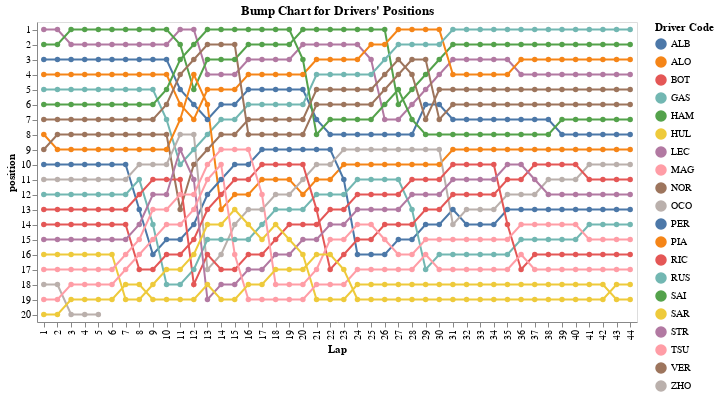

Notebook cell for this chart:
### Code cell
import altair as alt
import pandas as pd

# Supondo que seu DataFrame esteja carregado como 'df'
# Convertendo as colunas necessárias para o tipo adequado
dfUltCorrida['lap'] = dfUltCorrida['lap'].astype(int)
dfUltCorrida['position'] = dfUltCorrida['position'].astype(int)

# Criando o gráfico com Altair
chart = alt.Chart(dfUltCorrida).mark_line(point=True).encode(
    x=alt.X("lap:O").title("Lap"),
    y="position:O",
    color=alt.Color("code:N", title="Driver Code")
).transform_window(
    rank="rank()",
    sort=[alt.SortField("position", order="ascending")],
    groupby=["lap"]
).properties(
    title="Bump Chart for Drivers' Positions",
    width=600,
    height=300,
)

chart.show()

### Figure 1 — Vega-Lite specification as saved in the notebook (floating-point values rounded to 4 significant figures; data arrays with more than 128 entries replaced by an {"elided": "..."} marker saying what was removed)
{"config": {"view": {"continuousWidth": 300, "continuousHeight": 300}}, "data": {"name": "data-cf1f73efe1dd8049ad56a669ba7f6d09"}, "mark": {"type": "line", "point": true}, "encoding": {"color": {"field": "code", "title": "Driver Code", "type": "nominal"}, "x": {"field": "lap", "title": "Lap", "type": "ordinal"}, "y": {"field": "position", "type": "ordinal"}}, "height": 300, "title": "Bump Chart for Drivers' Positions", "transform": [{"window": [{"op": "rank", "field": "", "as": "rank"}], "groupby": ["lap"], "sort": [{"field": "position", "order": "ascending"}]}], "width": 600, "$schema": "https://vega.github.io/schema/vega-lite/v5.20.1.json", "datasets": {"data-cf1f73efe1dd8049ad56a669ba7f6d09": {"elided": "841 records"}}}
